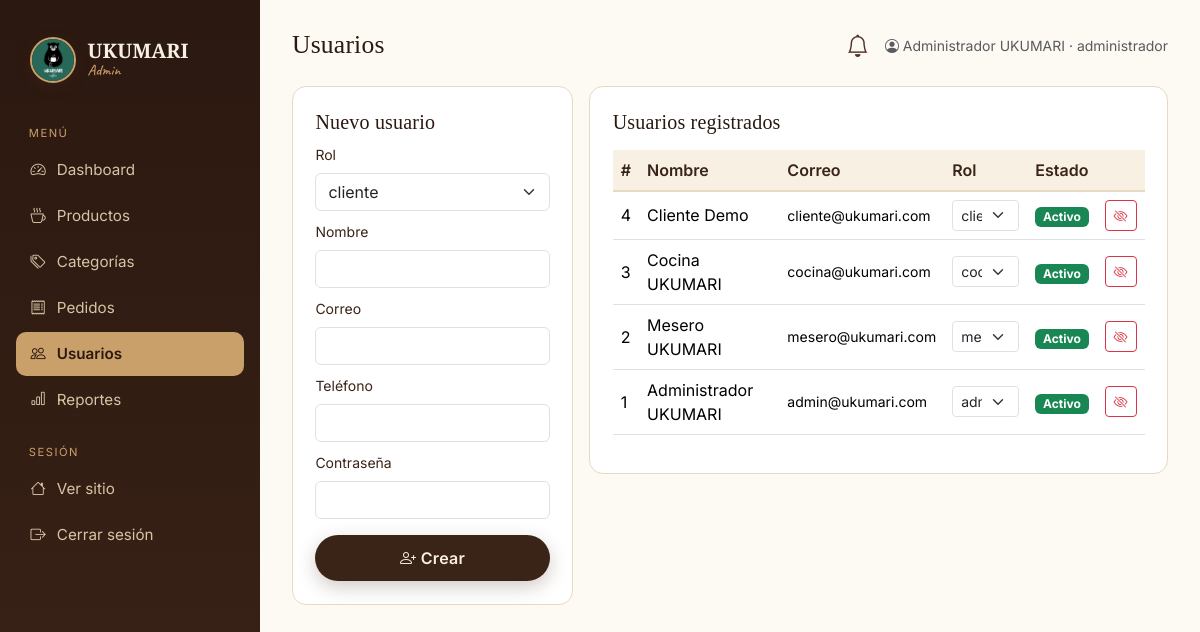
The app's page /admin/usuarios.php (signed in) with its own data.
### tables this page shows
CREATE TABLE usuarios (
    id INT AUTO_INCREMENT PRIMARY KEY,
    rol_id INT NOT NULL,
    nombre VARCHAR(120) NOT NULL,
    correo VARCHAR(150) NOT NULL UNIQUE,
    telefono VARCHAR(30) DEFAULT NULL,
    password VARCHAR(255) NOT NULL,
    puntos INT NOT NULL DEFAULT 0,
    activo TINYINT(1) NOT NULL DEFAULT 1,
    creado_en DATETIME NOT NULL DEFAULT CURRENT_TIMESTAMP,
    CONSTRAINT fk_usuarios_rol FOREIGN KEY (rol_id) REFERENCES roles(id)
);

CREATE TABLE roles (
    id INT AUTO_INCREMENT PRIMARY KEY,
    nombre VARCHAR(40) NOT NULL UNIQUE
);

### web/includes/helpers.php (called while the page is built, shortened)
<?php
function e(?string $v): string {
    return htmlspecialchars((string)$v, ENT_QUOTES | ENT_SUBSTITUTE, 'UTF-8');
}

### web/includes/auth.php (called while the page is built, shortened)
<?php
function current_user(): ?array {
    return $_SESSION['user'] ?? null;
}

### web/admin/usuarios.php (the view, shortened to what this page needs)
<?php
require __DIR__ . '/../includes/auth.php';
require __DIR__ . '/../includes/helpers.php';
$pdo = db();
$roles = $pdo->query("SELECT * FROM roles ORDER BY id")->fetchAll();
$users = $pdo->query("SELECT u.*, r.nombre AS rol FROM usuarios u INNER JOIN roles r ON r.id=u.rol_id ORDER BY u.id DESC")->fetchAll();
$panel_role='admin'; $panel_active='usuarios';
$page_title='Usuarios'; $title='Usuarios · UKUMARI';
require __DIR__ . '/../includes/panel_layout.php';
?>
<div class="row g-3">
  <div class="col-lg-4">
    <div class="panel-card">
      <h5>Nuevo usuario</h5>
      <form method="post">
        <div class="mb-2"><label class="form-label small">Rol</label>
          <select class="form-select" name="rol_id" required>
            <?php foreach ($roles as $r): ?>
              <option value="<?= $r['id'] ?>"><?= e($r['nombre']) ?></option>
            <?php endforeach; ?>
          </select>
        </div>
        <div class="mb-2"><label class="form-label small">Nombre</label>
          <input type="text" class="form-control" name="nombre" required></div>
        <div class="mb-2"><label class="form-label small">Correo</label>
          <input type="email" class="form-control" name="correo" required></div>
        <div class="mb-2"><label class="form-label small">Teléfono</label>
          <input type="tel" class="form-control" name="telefono"></div>
        <div class="mb-3"><label class="form-label small">Contraseña</label>
          <input type="text" class="form-control" name="password" required minlength="6"></div>
        <button class="btn btn-uku w-100"><i class="bi bi-person-plus"></i> Crear</button>
      </form>
    </div>
  </div>
  <div class="col-lg-8">
    <div class="panel-card">
      <h5 class="mb-3">Usuarios registrados</h5>
      <div class="table-responsive">
        <table class="table align-middle">
          <thead><tr><th>#</th><th>Nombre</th><th>Correo</th><th>Rol</th><th>Estado</th><th></th></tr></thead>
          <tbody>
          <?php foreach ($users as $u): ?>
            <tr>
              <td><?= $u['id'] ?></td>
              <td><?= e($u['nombre']) ?></td>
              <td class="small"><?= e($u['correo']) ?></td>
              <td>
                <form method="post" class="d-flex gap-1">
                  <select class="form-select form-select-sm" name="rol_id" onchange="this.form.submit()">
                    <?php foreach ($roles as $r): ?>
                      <option value="<?= $r['id'] ?>" <?= $r['nombre']===$u['rol']?'selected':'' ?>><?= e($r['nombre']) ?></option>
                    <?php endforeach; ?>
                  </select>
                </form>
              </td>
              <td><?= $u['activo'] ? '<span class="badge bg-success">Activo</span>' : '<span class="badge bg-secondary">Inactivo</span>' ?></td>
              <td class="text-end">
                <form method="post" class="d-inline">
                  <button class="btn btn-sm btn-outline-<?= $u['activo']?'danger':'success' ?>" title="Cambiar estado">
                    <i class="bi bi-<?= $u['activo']?'eye-slash':'eye' ?>"></i>
                  </button>
                </form>
              </td>
            </tr>
          <?php endforeach; ?>
          </tbody>
        </table>
      </div>
    </div>
  </div>
</div>
<?php require __DIR__ . '/../includes/panel_footer.php'; ?>

### web/includes/panel_layout.php (shortened to what this page needs)
<?php
require_once __DIR__ . '/auth.php';
require_once __DIR__ . '/helpers.php';
$user = current_user();
$role = $panel_role ?? 'admin';
$active = $panel_active ?? '';
$menus = [
    'admin' => [
        ['dashboard','Dashboard','/admin/dashboard.php','speedometer2'],
        ['productos','Productos','/admin/productos.php','cup-hot'],
        ['categorias','Categorías','/admin/categorias.php','tags'],
        ['pedidos','Pedidos','/admin/pedidos.php','receipt'],
        ['usuarios','Usuarios','/admin/usuarios.php','people'],
        ['reportes','Reportes','/admin/reportes.php','bar-chart'],
    ],
    'mesero' => [
        ['dashboard','Dashboard','/mesero/dashboard.php','speedometer2'],
        ['nuevo','Nuevo pedido','/mesero/nuevo-pedido.php','plus-circle'],
        ['pedidos','Mis pedidos','/mesero/pedidos.php','list-check'],
        ['mesas','Mesas','/mesero/mesas.php','grid-3x3-gap'],
    ],
    'cocina' => [
        ['dashboard','Dashboard','/cocina/dashboard.php','speedometer2'],
        ['pendientes','Pendientes','/cocina/pedidos-pendientes.php','hourglass-split'],
        ['listos','Listos','/cocina/pedidos-listos.php','check2-circle'],
    ],
];
$menu = $menus[$role] ?? [];
?>
<!doctype html>
<html lang="es">
<head>
<link href="https://cdn.jsdelivr.net/npm/bootstrap@5.3.3/dist/css/bootstrap.min.css" rel="stylesheet">
<link href="https://cdn.jsdelivr.net/npm/bootstrap-icons@1.11.3/font/bootstrap-icons.css" rel="stylesheet">
<link href="/assets/css/styles.css" rel="stylesheet">
</head>
<body>
<div class="panel-shell">
  <aside class="panel-side">
    <a class="uku-brand uku-brand-light" href="/">
      <?php
        $panel_logo = null;
        foreach (['logo.png','logo.svg','logo.jpg','logo.jpeg','logo.webp'] as $f) {
          if (file_exists(__DIR__ . '/../assets/img/' . $f)) { $panel_logo = '/assets/img/' . $f; break; }
        }
      ?>
      <?php if ($panel_logo): ?>
        <img src="<?= e($panel_logo) ?>" alt="UKUMARI" class="brand-logo">
      <?php else: ?>
        <span class="brand-mark">U</span>
      <?php endif; ?>
      <span class="brand-text">UKUMARI <small><?= e(ucfirst($role)) ?></small></span>
    </a>
    <div class="side-title">Menú</div>
    <?php foreach ($menu as $m):
      [$slug,$label,$href,$icon] = $m;
      $cls = ($slug === $active) ? 'active' : '';
    ?>
      <a class="<?= $cls ?>" href="<?= e($href) ?>"><i class="bi bi-<?= e($icon) ?>"></i> <?= e($label) ?></a>
    <?php endforeach; ?>
    <div class="side-title">Sesión</div>
    <a href="/"><i class="bi bi-house"></i> Ver sitio</a>
    <a href="/logout.php"><i class="bi bi-box-arrow-right"></i> Cerrar sesión</a>
  </aside>
  <main class="panel-main">
    <div class="panel-topbar">
      <h1><?= e($page_title ?? 'Panel') ?></h1>
      <div class="d-flex align-items-center gap-3">
        <?php if (in_array($user['rol'] ?? '', ['mesero','administrador'], true)): ?>
          <a href="/mesero/pedidos.php" id="readyBell" class="position-relative text-decoration-none"
             title="Pedidos listos para entregar" style="color:var(--uku-coffee-700);font-size:1.4rem">
            <i class="bi bi-bell"></i>
          </a>
        <?php endif; ?>
        <div class="text-muted small">
          <i class="bi bi-person-circle"></i>
          <?= e($user['nombre']) ?> · <?= e($user['rol']) ?>
        </div>
      </div>
    </div>

### web/assets/css/styles.css (style rules this page uses)
:root { --uku-coffee-900:#2b1810; --uku-coffee-800:#3a2317; --uku-coffee-700:#503020; --uku-coffee-600:#6b3f2a; --uku-coffee-500:#8b5a3c; --uku-coffee-400:#a8754f; --uku-cream-50:#fdf9f3; --uku-cream-100:#f8f0e3; --uku-cream-200:#efe2cc; --uku-cream-300:#e3cfae; --uku-gold:#c9a06a; --uku-gold-dark:#a47a44; --uku-line:#e8d9c1; --uku-text:#3a2317; --uku-muted:#7c6553; --uku-bg:#fdfaf5; --uku-shadow:0 12px 40px rgba(80,48,32,.12); }
* { box-sizing:border-box; }
html,body { font-family:'Inter',system-ui,sans-serif; color:var(--uku-text); background:var(--uku-bg); scroll-behavior:smooth; }
h1,h2,h3,h4,h5,.serif { font-family:'Playfair Display',serif; letter-spacing:.2px; color:var(--uku-coffee-900); }
a { color:var(--uku-coffee-700); }
.uku-brand { display:flex; align-items:center; gap:12px; text-decoration:none; }
.uku-brand .brand-text { font-family:'Playfair Display',serif; font-weight:700; font-size:1.25rem; line-height:1; color:var(--uku-coffee-900); display:flex; flex-direction:column; }
.uku-brand .brand-text small { font-family:'Caveat',cursive; font-weight:500; color:var(--uku-gold-dark); font-size:.95rem; margin-top:2px; }
.uku-brand-light .brand-text { color:var(--uku-cream-100); }
.uku-brand-light .brand-text small { color:var(--uku-gold); }
.brand-logo { width:46px; height:46px; border-radius:50%; object-fit:cover; background:#fff; border:2px solid var(--uku-gold); box-shadow:0 4px 14px rgba(80,48,32,.25); flex-shrink:0; }
.uku-brand-light .brand-logo { border-color:var(--uku-gold); background:var(--uku-cream-100); }
.btn-uku { background:var(--uku-coffee-800); color:var(--uku-cream-100); border:none; border-radius:999px; padding:.7rem 1.6rem; font-weight:600; letter-spacing:.3px; box-shadow:0 6px 18px rgba(80,48,32,.25); transition:all .2s ease; }
.panel-shell { display:grid; grid-template-columns:260px 1fr; min-height:100vh; }
.panel-side { background:linear-gradient(180deg,var(--uku-coffee-900),var(--uku-coffee-800)); color:var(--uku-cream-200); padding:1.5rem 1rem; }
.panel-side .uku-brand { margin-bottom:2rem; }
.panel-side .side-title { font-size:.7rem; text-transform:uppercase; letter-spacing:1.5px; color:var(--uku-gold); margin:1.4rem .8rem .4rem; }
.panel-side a { display:flex; align-items:center; gap:.7rem; color:#d8c3a4; padding:.65rem .9rem; border-radius:10px; text-decoration:none; margin:.15rem 0; font-size:.95rem; }
.panel-side a.active { background:var(--uku-gold); color:#2b1810; font-weight:600; }
.panel-main { background:var(--uku-cream-50); padding:1.8rem 2rem; }
.panel-topbar { display:flex; justify-content:space-between; align-items:center; margin-bottom:1.5rem; }
.panel-topbar h1 { font-size:1.6rem; margin:0; }
.panel-card { background:#fff; border:1px solid var(--uku-line); border-radius:14px; padding:1.4rem; margin-bottom:1.2rem; }
.table thead th { background:var(--uku-cream-100); color:var(--uku-coffee-800); font-weight:600; border-bottom:2px solid var(--uku-line); }

### records on screen
usuarios: nombre "Administrador UKUMARI", id "1", correo "admin@ukumari.com", activo "Activo"
roles: nombre "administrador"
usuarios: id "4", nombre "Cliente Demo", correo "cliente@ukumari.com", activo "Activo"
usuarios: id "3", nombre "Cocina UKUMARI", correo "cocina@ukumari.com", activo "Activo"
usuarios: id "2", nombre "Mesero UKUMARI", correo "mesero@ukumari.com", activo "Activo"

### other values on screen
$role "Admin"
$label "Dashboard"
$label "Productos"
$label "Categorías"
$label "Pedidos"
$label "Usuarios"
$label "Reportes"
$page_title "Usuarios"
form field rol_id "cliente"
form field rol_id "cocina"
form field rol_id "mesero"
form field rol_id "administrador"
